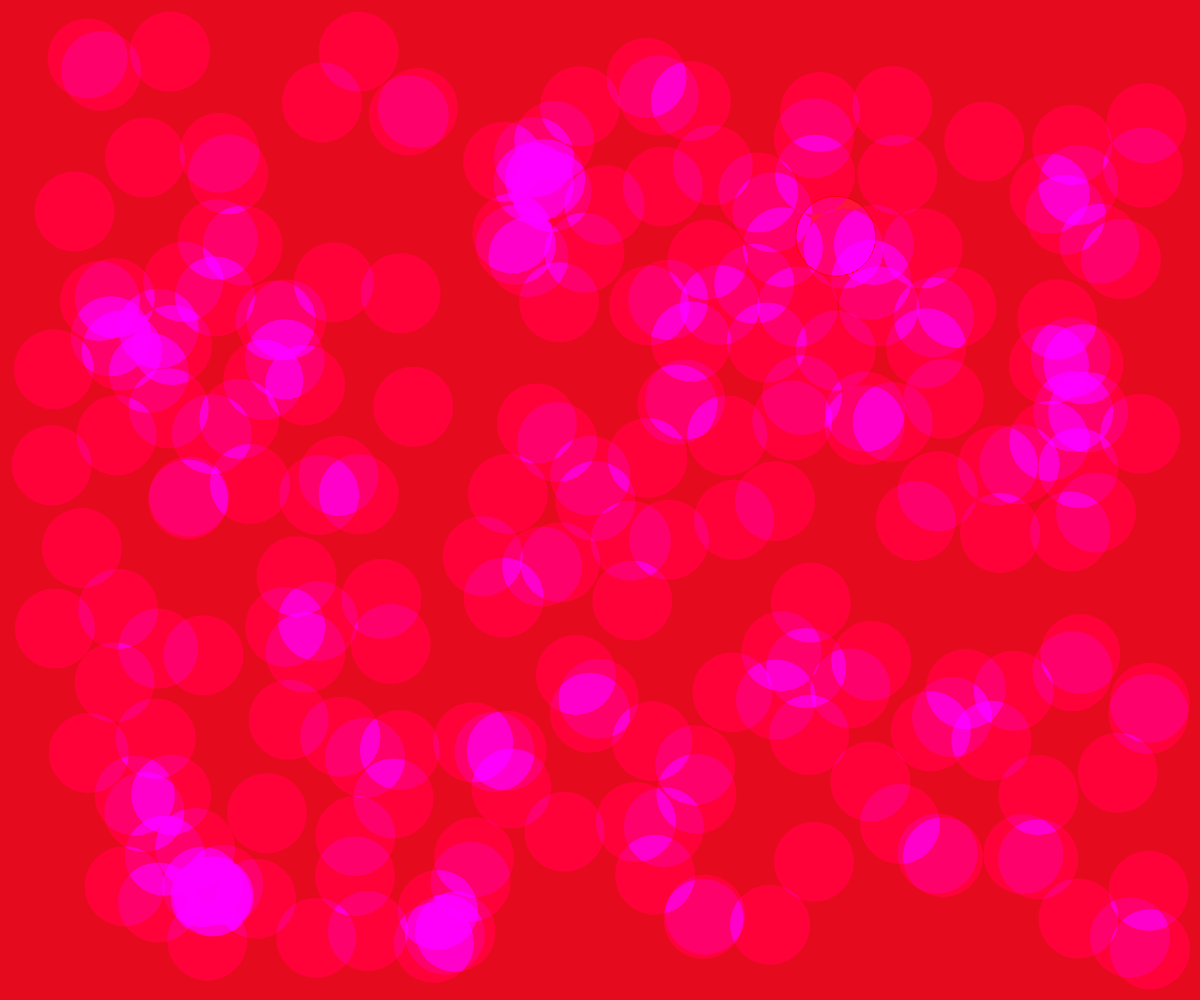
Frame 1 (no input)
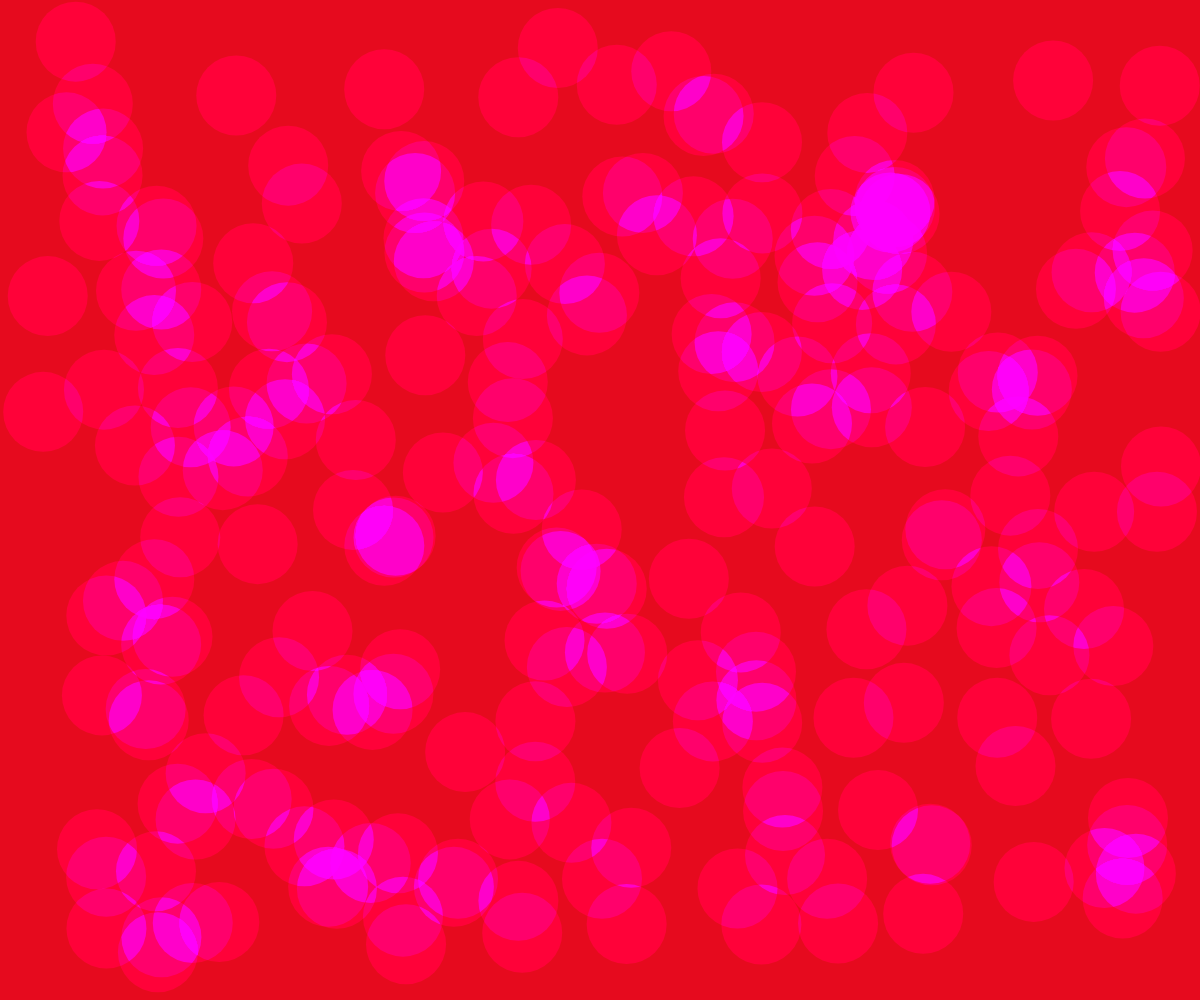
Frame 60 (no input)
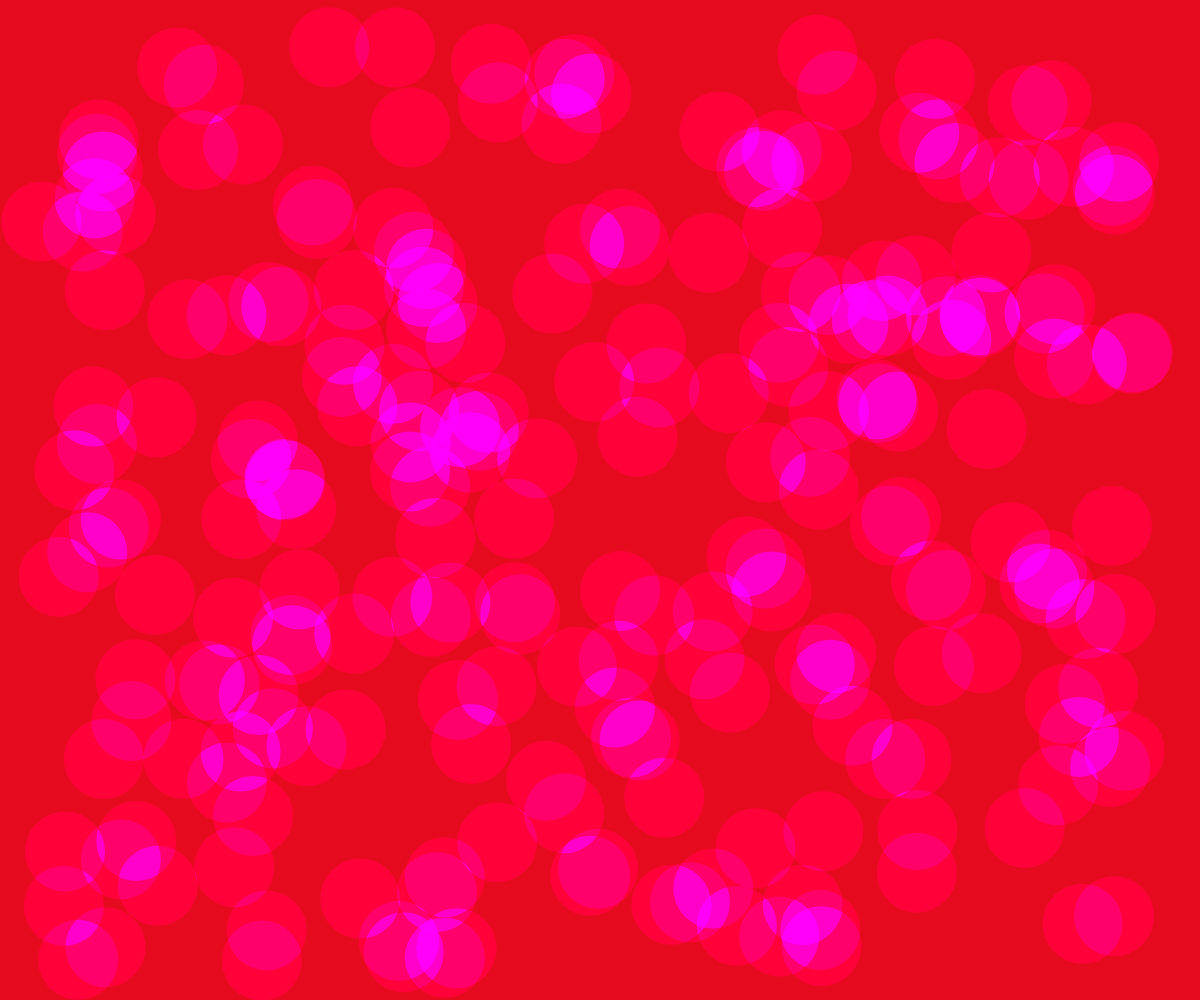
Frame 120 (the mouse pressed at the canvas centre since frame 60)

The p5.js sketch that drew these frames (run headless with seeded random() and noise() and a simulated clock; from frame 60 on, the mouse is pressed at the canvas centre):

// p5.js sketch
// ── sketch.js
let bubbles = [];
let index;


function setup() {
  createCanvas(windowWidth, windowHeight);
  index = 0;
  for( i = 0; i < 15; i++){
    for(j = 0; j < 15; j++){
      
  let x = random(50, width - 50);
  let y = random(50, height - 50);
  let vx = random (-2, 2);
  let vy = random (-2, 2);
  bubbles[index] = new Bubble(x, y, 40, vx, vy);
  index++;
  }
  }
  
  
  
}

function draw() {
  background(230, 10, 30);
  
  for (let i = 0; i < bubbles.length ; i++){
    
  bubbles[i].show();
  bubbles[i].move();
    
  }
  
  
   }
  
class Bubble{
    constructor(x, y, r, vx, vy){
      this.x = x;
      this.y = y;
      this.r = r;
      this.vx = vx;
      this.vy = vy;
    }
 
    show(){
      blendMode(OVERLAY)
      circle(this.x, this.y, this.r*2);
      fill(255, 16, 240)
      noStroke();
      blendMode(BLEND)
      
      }
      
    move(){
      this.x += this.vx 
      this.y += this.vy 
      
      if (this.x - this.r < 0 || this.x + this.r > width){
        this.vx *= -1 
      }
      if (this.y - this.r < 0 || this.y + this.r > height){
          this.vy *= -1
          }
      
    
    }
  
}
